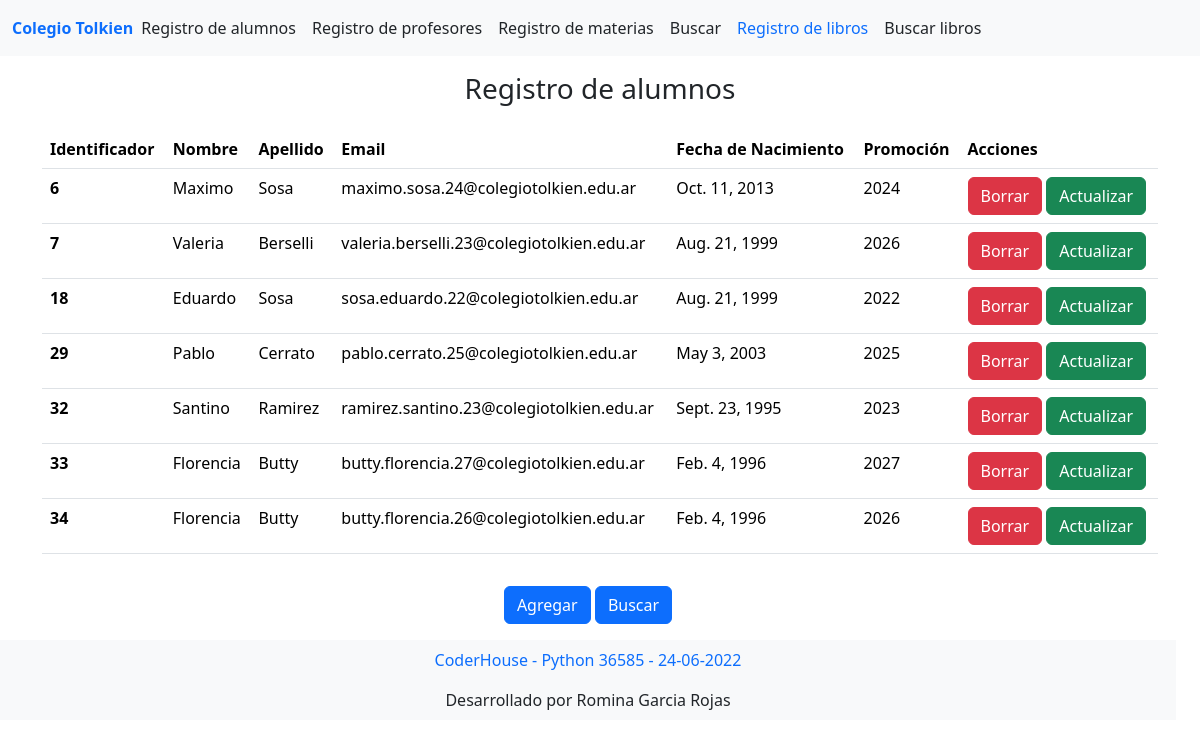
The app's page /registroa/, older data.
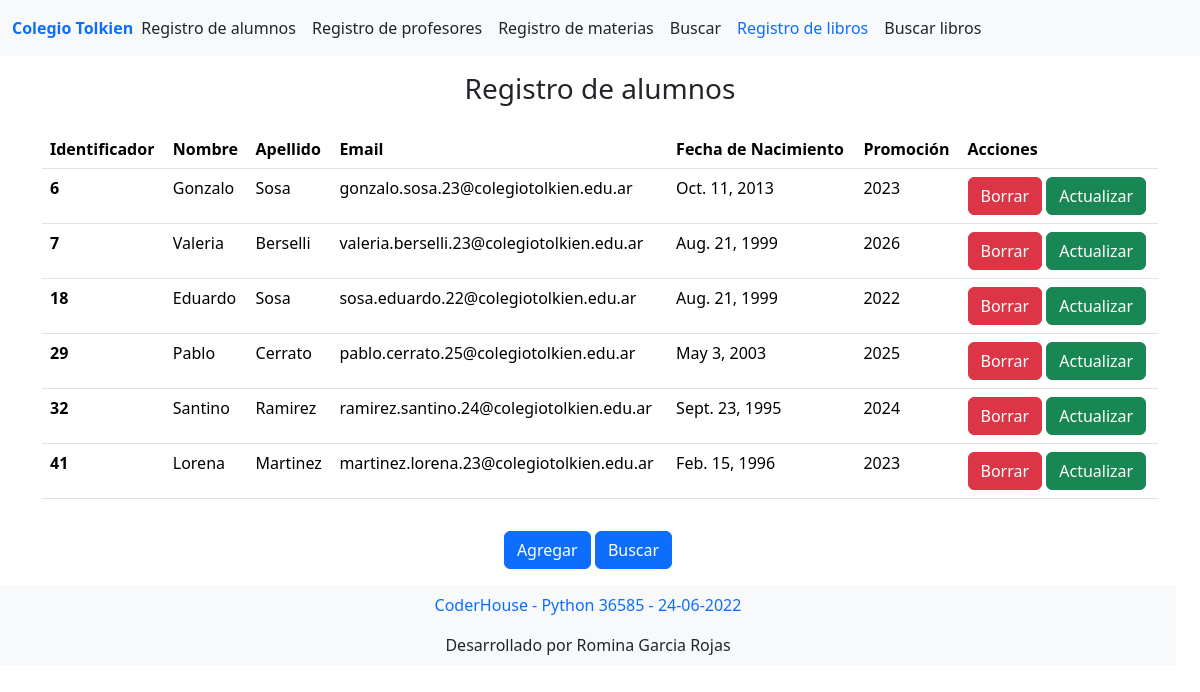
The same page, newer data.
### alumnos/models.py (models this page shows)
class Persona(models.Model):
    nombre = models.CharField(max_length=100)
    apellido = models.CharField(max_length=100)
    email = models.CharField(max_length=100)
    fecha_nacimiento = models.DateField()
    promocion = models.IntegerField()

### alumnos/views.py (the view)
# urls.py: path('registroa/', views.registroa, name="registroa"),
def registroa(request):
    personas = Persona.objects.all()
    template = loader.get_template('alumnos/lista_alumnos.html')
    context = {
        'personas': personas,
    }
    return HttpResponse(template.render(context, request))

### alumnos/templates/alumnos/lista_alumnos.html (shortened to what this page needs)
{% extends "alumnos/index.html" %}
{% load bootstrap5 %}
{% block cuerpo %}
<main>
  <h1 class="fs-3 text text-center text-dark pt-3">Registro de alumnos</h1>
</main>
<div class="container py-3">
    <div class="row">
      <div class="col">
          {% if personas %}
          <table class="table">
              <thead>
                  <th scope="col">Identificador</th>
                  <th scope="col">Nombre</th>
                  <th scope="col">Apellido</th>
                  <th scope="col">Email</th>
                  <th scope="col">Fecha de Nacimiento</th>
                  <th scope="col">Promoción</th>
                  <th scope="col">Acciones</th>
              </thead>
              {% for p in personas %}
              <tbody>
                  <tr>
                      <th scope="row">{{p.id}} </th>
                      <td> {{p.nombre}} </td>
                      <td> {{p.apellido}} </td>
                      <td> {{p.email}} </td>
                      <td class> {{p.fecha_nacimiento}} </td>
                      <td> {{p.promocion}}</td>
                      <td>
                        {% url 'borrar' identificador=p.id as borrar_url %}
                        {% url 'actualizar' identificador=p.id as actualizar_url %}
                        {% bootstrap_button "Borrar" size="sm" button_class="btn-danger" button_type="link" href=borrar_url %}
                        {% bootstrap_button "Actualizar" size="sm" button_class="btn-success" button_type="link" href=actualizar_url %}
                      </td>
                  </tr>
              </tbody>
              {% endfor %}
          </table>
          {% else %}
              <p>No tienes alumnos, docentes ni directivos cargados</p>
          {% endif %}
      </div>
    </div>
  </div>
  <div class="row text-center w-100">
      <div class="col pb-3">
        {% url 'agregar' as agregar_url %}
        {% url 'buscar' as buscar_url %}
        {% bootstrap_button "Agregar" button_class="btn-primary" button_type="link" href=agregar_url %}
        {% bootstrap_button "Buscar" button_class="btn-primary" button_type="link" href=buscar_url %}
      <div>
    <div>
<div class="py-3">
  {% endblock %}

### alumnos/templates/alumnos/index.html (shortened to what this page needs)
{% load bootstrap5 %}
{% bootstrap_css %}
<!DOCTYPE html>
<html lang="en">
<head>
</head>
<body>
<header class="w-100">
  <nav class="navbar navbar-expand-lg navbar-light bg-light ">
    <div class="container-fluid">
      <a class="nav-link active text-primary fw-bold" href="{% url 'index' %}"> Colegio Tolkien </a>
      <div class="collapse navbar-collapse" id="navbarSupportedContent">
        <ul class="navbar-nav me-auto mb-2 mb-lg-0">
          <li class="nav-item">
            <a class="nav-link text-dark" href="{% url 'registroa' %}">Registro de alumnos</a>
          </li>
          <li class="nav-item">
            <a class="nav-link text-dark" href="{% url 'registrop' %}">Registro de profesores</a>
          </li>
          <li class="nav-item">
            <a class="nav-link text-dark" href="{% url 'registrom' %}">Registro de materias</a>
          </li>
          <li class="nav-item">
            <a class="nav-link text-dark" href="{% url 'buscar' %}">Buscar</a>
          </li>
          <li class="nav-item">
            <a class="nav-link text-primary" href="{% url 'registrol' %}">Registro de libros</a>
          </li>
          <li class="nav-item">
            <a class="nav-link text-dark" href="{% url 'buscarl' %}">Buscar libros</a>
          </li>
        </ul>
      </div>
    </div>
  </nav>
</header>
{% block  cuerpo %}{% endblock %}
<footer>
    <div class="text-center bg-light">
      <p class="text-primary pt-2">CoderHouse - Python 36585 - {% now 'd-m-Y' %}</p-2>
      <p class="pb-2">Desarrollado por Romina Garcia Rojas</p>
</footer>
</body>

Row changes from the older to the newer data that the page shows:
removed Persona: id "33", nombre "Florencia", apellido "Butty", email "butty.florencia.27@colegiotolkien.edu.ar", fecha_nacimiento "Feb. 4, 1996", promocion "2027", bootstrap_button "Borrar", bootstrap_button "Actualizar"
removed Persona: id "34", nombre "Florencia", apellido "Butty", email "butty.florencia.26@colegiotolkien.edu.ar", fecha_nacimiento "Feb. 4, 1996", promocion "2026", bootstrap_button "Borrar", bootstrap_button "Actualizar"
changed Persona id 6: nombre "Maximo" → "Gonzalo"; email "maximo.sosa.24@colegiotolkien.edu.ar" → "gonzalo.sosa.23@colegiotolkien.edu.ar"; promocion "2024" → "2023"
changed Persona "Santino": email "ramirez.santino.23@colegiotolkien.edu.ar" → "ramirez.santino.24@colegiotolkien.edu.ar"; promocion "2023" → "2024"
added Persona: id "41", nombre "Lorena", apellido "Martinez", email "martinez.lorena.23@colegiotolkien.edu.ar", fecha_nacimiento "Feb. 15, 1996", promocion "2023", bootstrap_button "Borrar", bootstrap_button "Actualizar"
